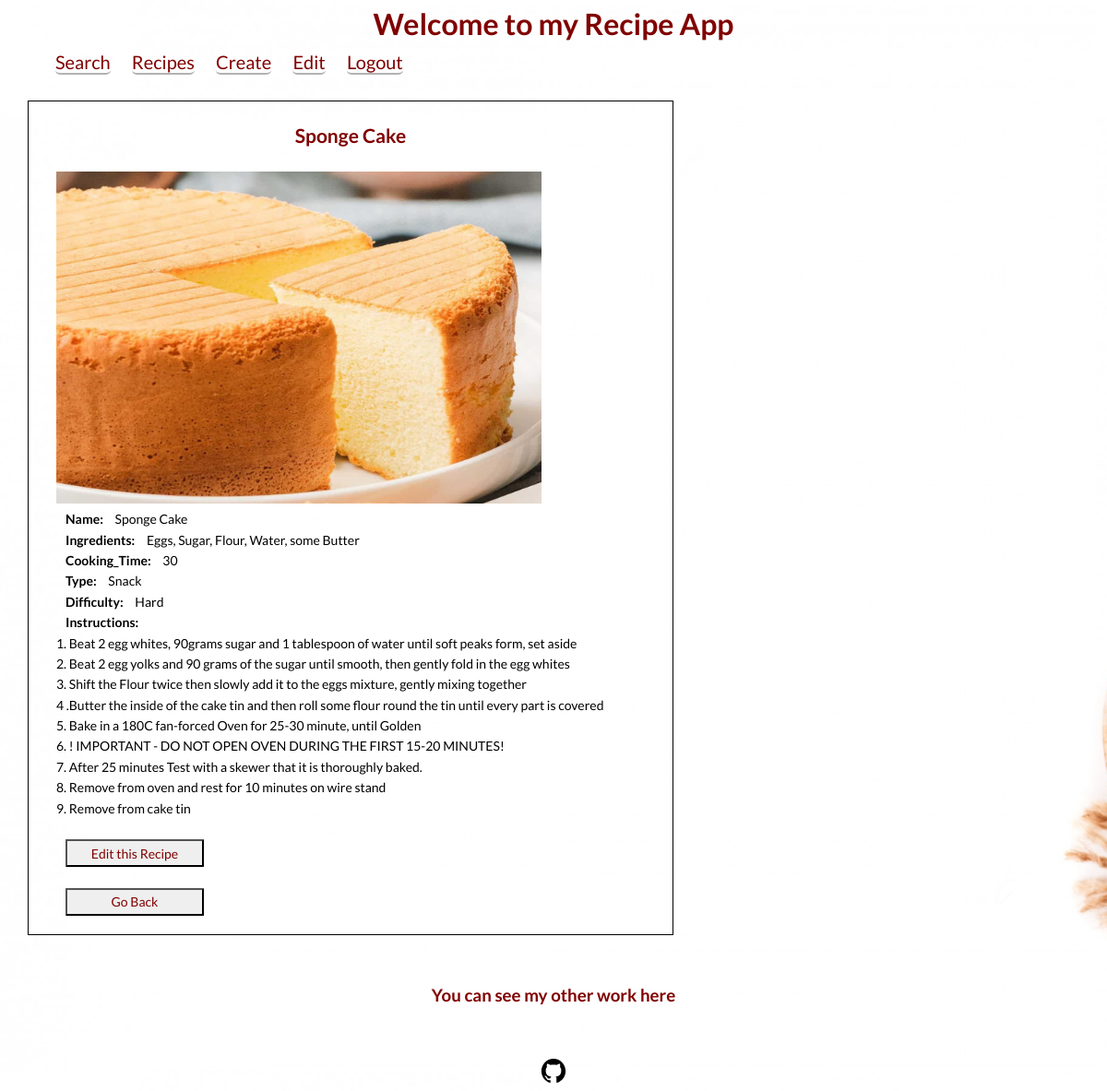
/list/3 (signed in), run on the app's committed database.
### recipes/models.py (models this page shows, shortened)
class Recipe(models.Model):
    name = models.CharField(max_length=50)
    ingredients = models.CharField(max_length=255, help_text="You must use a comma to separate the ingredients.")
    cooking_time = models.PositiveIntegerField(help_text="In minutes")
    type = models.CharField(max_length=50, choices=TYPE_CHOICES)
    instructions = models.TextField()
    pic = models.ImageField(upload_to='recipes', default='no_picture.jpg')
    def calculate_difficulty(self):
      ingredients = self.ingredients.split(', ')
      if self.cooking_time < 10 and len(ingredients) < 5:
        difficulty = "Easy"
      elif self.cooking_time < 10 and len(ingredients) >= 5:
        difficulty = "Medium"
      elif self.cooking_time >= 10 and len(ingredients) < 5:
        difficulty = "Intermediate"
      elif self.cooking_time >= 10 and len(ingredients) >= 5:
        difficulty = "Hard"
      return difficulty

### recipes/views.py (the view)
# urls.py: path('list/<pk>', RecipeDetailView.as_view(), name='detail'),
class RecipeDetailView(LoginRequiredMixin, DetailView):
  model = Recipe
  template_name = 'recipes/detail.html'

### recipes/templates/recipes/detail.html (shortened to what this page needs)
{% load static %}
<!DOCTYPE html>
<html lang="en">
  <head>
    <link rel="stylesheet" type="text/css" href="{% static 'recipes/css/home.css' %}">
    <link rel="stylesheet" type="text/css" href="{% static 'recipes/css/detail.css' %}">
  </head>
    <body>
      <header class="page-header__item">
        <h1>Welcome to my Recipe App</h1>
        <nav>
          <div role="menubar" class="nav-list">
            <a href="{% url 'recipes:searches' %}" class="login__btn">Search</a>
            <a href="{% url 'recipes:list' %}" class="login__btn">Recipes</a>
            <a href="{% url 'recipes:create' %}" class="login__btn">Create</a>
            <a href="{% url 'recipes:edit_recipe' %}" class="login__btn">Edit</a>
            <a href="{% url 'logout' %}" class="logout__btn">Logout</a>
          </div>
        </nav>
      </header>
      <br>
      <div class="detail_modal">
        <h2>{{object.name}}</h2>
        <br>
        <img class="recipe_image" src="{{object.pic.url}}">
        <div>
        <b>Name: </b> {{object.name}}  <br>
        <b>Ingredients: </b> {{object.ingredients}} <br>
        <b>Cooking_Time: </b> {{object.cooking_time}} <br>
        <b>Type: </b> {{object.type}} <br>
        <b>Difficulty: </b> {{object.calculate_difficulty}}  <br>
        <b>Instructions: </b>
        <br> {{object.instructions|safe}}
        </div>
        <br>
        <a href="{% url 'recipes:edit_recipe' %}">
          <button class="back__btn">Edit this Recipe</button>
        </a>
        <br>
        <br>
        <div>
          <button class="back__btn" onclick="goBack()">Go Back</button>
        </div>
      </div>
    </body>
    <footer class="page-footer">
      <br>
      <br>
      <h3>You can see my other work here</h3>
        <br>
        <br>
        <div class="social-media">
          <a href="https://github.com/Andrew0T" class="social-media__icons" target="blank">
            <!DOCTYPE svg  PUBLIC '-//W3C//DTD SVG 1.1//EN'  'http://www.w3.org/Graphics/SVG/1.1/DTD/svg11.dtd'>
          </a>
        </div>
      </footer>
</html>

### recipes/static/recipes/css/home.css (style rules this page uses)
:root { --background-color: #ffffff; --font-color: #000000; --hover-color: #006600; --active-color: #0000ff; --button-font: #800000; }
* { box-sizing: border-box; margin: auto 10px; }
body { background-color: var(--background-color); font-family: 'Lato', sans-serif; font-weight: 400; font-size: 16px; line-height: 1.6; color: var(--font-color); }
a { color: var(--font-color); }
h1, h2, h3 { text-align: center; color: var(--button-font); }
.page-header__item { flex: 0 1 200px; }
.nav-list { list-style-type: none; }
.login__btn, .logout__btn { background-color: transparent; color: var(--button-font); text-decoration: none; border-radius: 3px; border-bottom: 2px solid rgba(0, 0, 0, 0.3); transition: 0.2s opacity; font-size: 20px; font-family: 'Lato', sans-serif; border-radius: 5px; height: 40px; width: 80px; }
.back__btn { background-color: none; color: var(--button-font); font-size: 14px; font-family: 'Lato', sans-serif; height: 30px; width: 150px; border-radius: 1px; }
.page-footer { clear: both; display: flex; flex-direction: column; text-align: center; }
.social-media__icons { width: 30px; height: 30px; }

### recipes/static/recipes/css/detail.css (style rules this page uses)
.detail_modal { display: inline-block; font-size: 14px; border: 1px solid; padding: 20px; width: 80%; max-width: 700px; }
.recipe_image { width: 80%; height: 80%; max-width: 720px; max-height: 360px; min-width: 180px; min-height: 90px; }

### data on the page
Recipe: name "Sponge Cake", pic (picture), ingredients "Eggs, Sugar, Flour, Water, some Butter", cooking_time "30", type "Snack", calculate_difficulty "Hard", instructions "1. Beat 2 egg whites, 90grams sugar and 1 tablespoon of water until soft peaks form, set aside 2. Beat 2 egg yolks and 90 grams of the sugar until smooth, then gently fold in the egg whites 3. Shift the Flour twice then slowly add it to the eggs mixture, gently mixing together 4 .Butter the inside of the cake tin and then roll some flour round the tin until every part is covered 5. Bake in a 180C fan-forced Oven for 25-30 minute, until Golden 6. ! IMPORTANT - DO NOT OPEN OVEN DURING THE FIRST 15-20 MINUTES! 7. After 25 minutes Test with a skewer that it is thoroughly baked. 8. Remove from oven and rest for 10 minutes on wire stand 9. Remove from cake tin"
